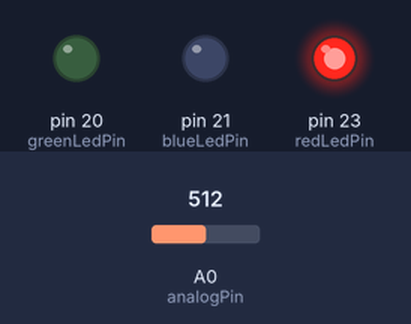
Bench run of a sketch on a simulated Arduino Mega 2560, built with avr-gcc and run on an emulated ATmega2560. Shown: output pins drawn as LEDs (lit = HIGH). Inputs (shaded band) come from the test bench; at power-on: A0 (analogPin) = 512.

Above: at 1.2 s.
1.3 s: A0 (analogPin) set to 495
At 1.8 s:
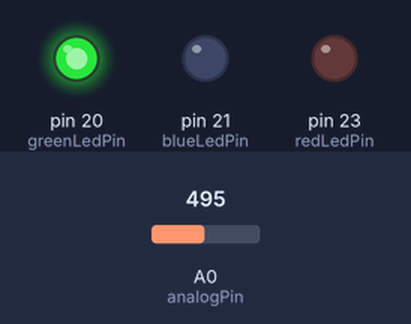
2.8 s: A0 (analogPin) set to 716
At 4.0 s:
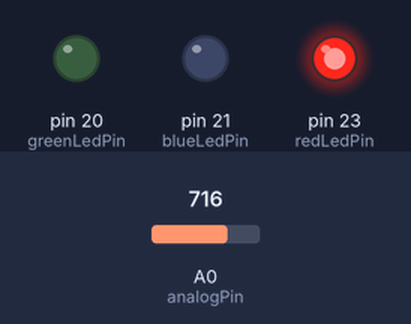
4.3 s: A0 (analogPin) set to 511
At 5.4 s:
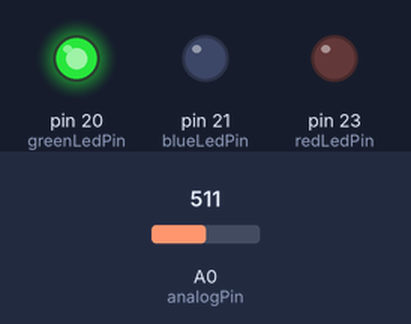
Timing chart, 0 to 7.3 s (numbered marks = the images above; inputs shaded):
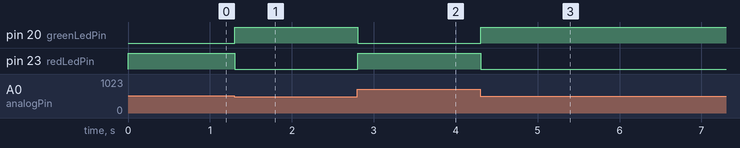

The sketch:

Lab_6_-_Demo_1.ino
```cpp
int greenLedPin = 20;
int blueLedPin = 21;
int redLedPin = 23;
int analogPin = A0;
int redIntensity = 0;

void setup() {
  // put your setup code here, to run once:
  Serial.begin(9600);
  pinMode(greenLedPin,OUTPUT);
  pinMode(blueLedPin,OUTPUT);
  pinMode(redLedPin,OUTPUT);
}

void loop() {
  // put your main code here, to run repeatedly:
  redIntensity = analogRead(analogPin) / 4;
  analogWrite(redLedPin, redIntensity);
  analogWrite(greenLedPin, 255 - redIntensity);
  analogWrite(blueLedPin, 0);

  delay(100);
}
```

Measured:
- the behaviour switches between 512 and 511 on A0 (analogPin) (found by bisection; images 0 and 1)
- after the input at 1.3 s, pin 20 (greenLedPin): LOW → HIGH at once; pin 23 (redLedPin): HIGH → LOW at once
- after the input at 2.8 s, pin 20 (greenLedPin): HIGH → LOW at once; pin 23 (redLedPin): LOW → HIGH at once
- after the input at 4.3 s, pin 20 (greenLedPin): LOW → HIGH at once; pin 23 (redLedPin): HIGH → LOW at once
